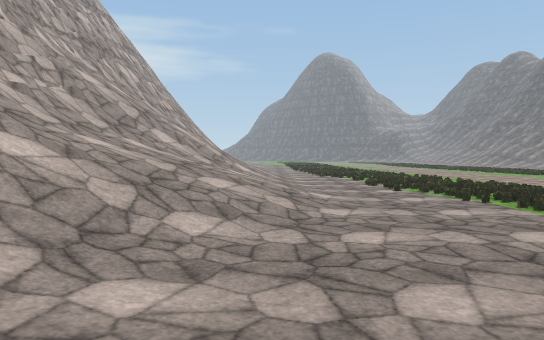
view 1 (above)

19 first-person views from a walk through a 3-D level made in the Unity game engine. The camera is 1.4 m above the floor, tilts 2° down and sees 70° across. The floor is counted in squares, 2 m on a side. Each view is taken from the middle of a square. On the plan, view 1 faces up. The plan holds only what a view shows up to about 11 squares ahead; the rest is blank. The place goes on beyond the plan. The player character is not drawn. Some surface patterns are stand-ins.

view 2
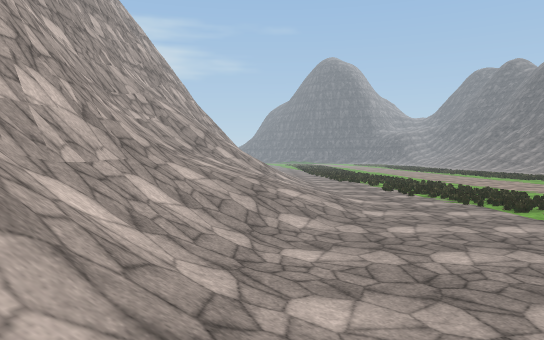

view 3
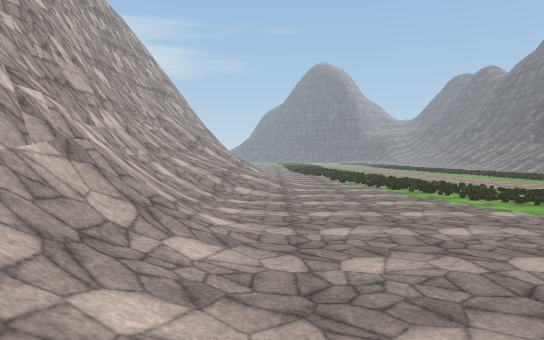

view 4
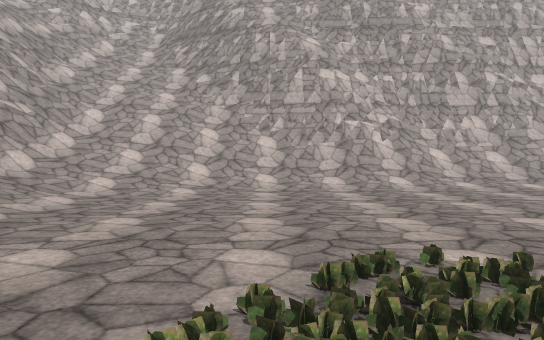

view 5
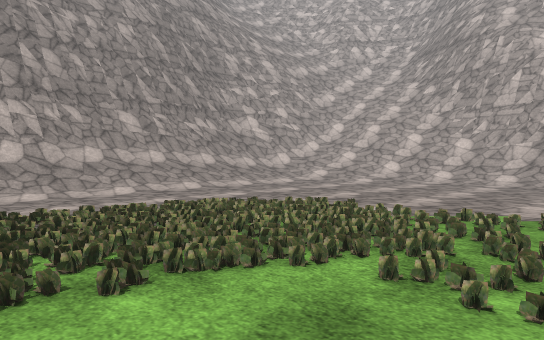

view 6
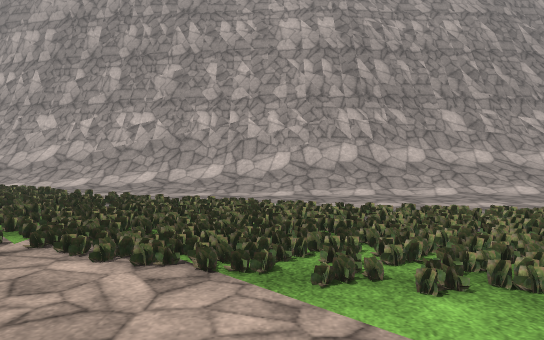

view 7
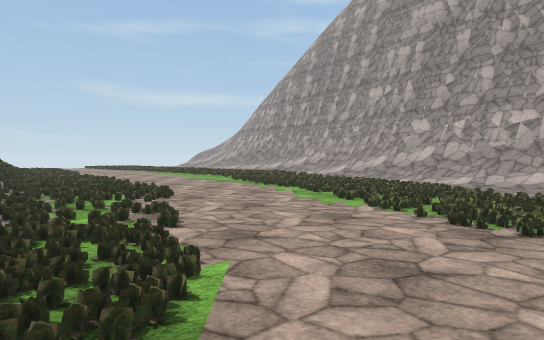

view 8
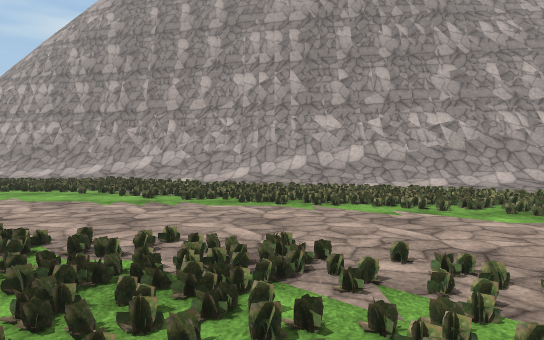

view 9
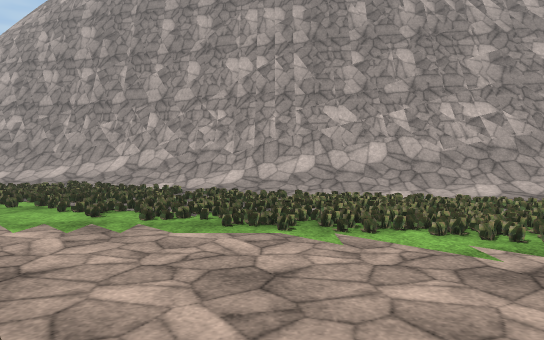

view 10
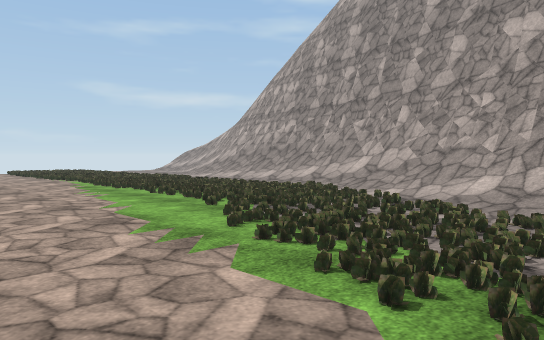

view 11
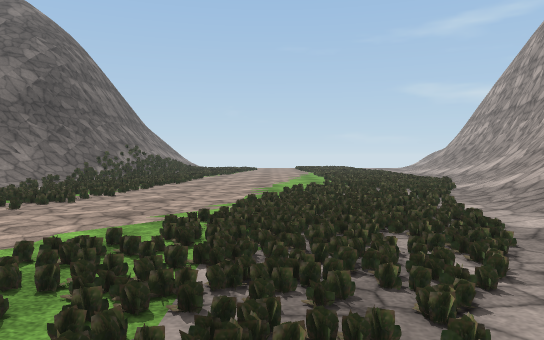

view 12
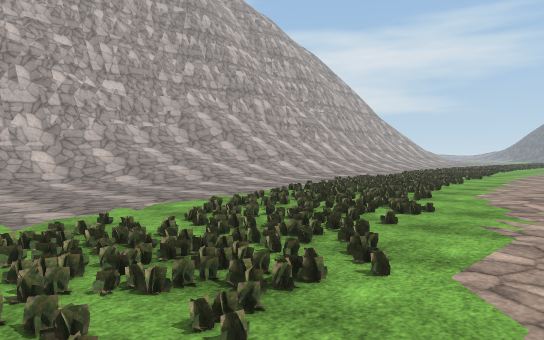

view 13
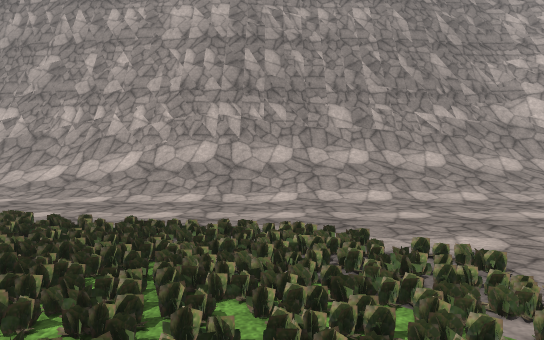

view 14
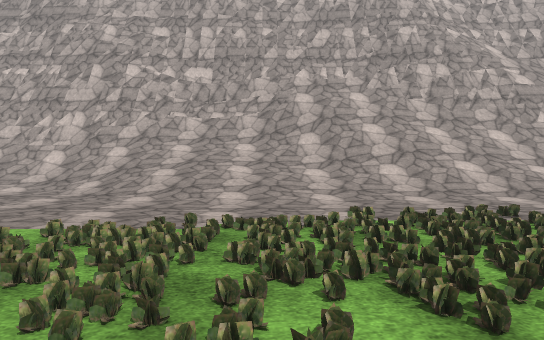

view 15
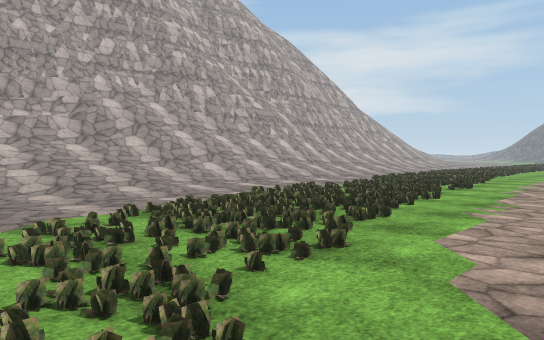

view 16
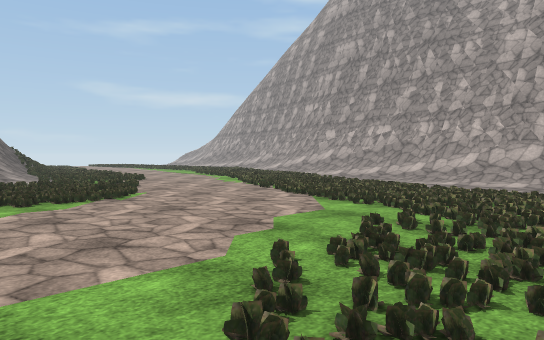

view 17
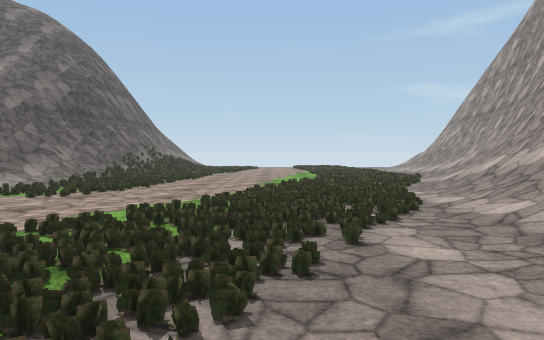

view 18
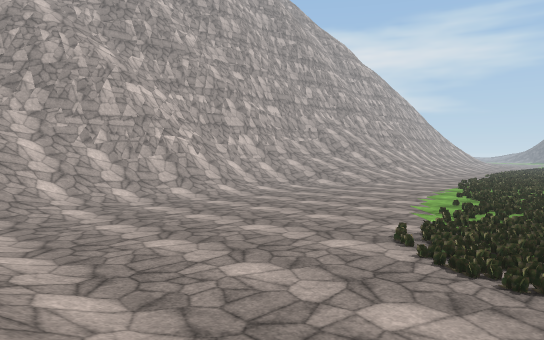

view 19
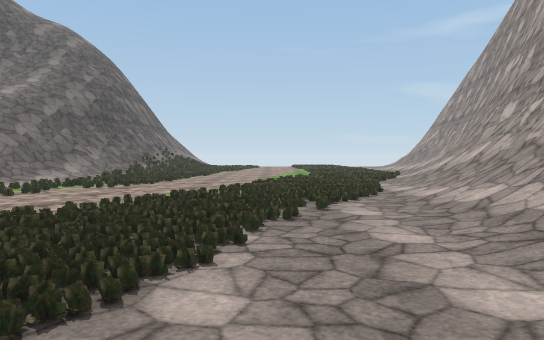

### Floor plan
Key: @ floor where view 1 was taken; # wall or solid block; . main floor; : floor 0.75 m higher than the main floor; + floor 1.5 m higher than the main floor; / step, stairs or slope; = window, fence, low wall or low ledge.
Columns run from 5 left of view 1 to 23 right of it. Each row starts with its distance up from view 1.
 12  #=///..  ...
 11 ##////..  ...
 10 ##///.... ...
  9 #////........
  8 #////........
  7 ##//:.........
  6  #//+.........
  5  #////........
  4  #///.........
  3  ##//..........
  2  ##/..............
  1   #/...............    ////##
  0   #//@...................////
 -1   #//......................//
 -2   ##/.....................
 -3   ##/.......................
 -4  ##//........................
 -5 ##///........................
 -6 #=////.......................
 -7   /////......................
 -8   ///////////////............
 -9   ///////////##///////....
-10   /=/=#=############/////..
-11   /#######       ########///.
-12      ##               ######/
-13                           ###

Positions as (right, up) in squares from view 1, and headings:
1: (0, 0), facing up
2: (-1, -2), facing up
3: (0, -6), facing up
4: (8, -4), facing left
5: (10, 0), facing down-left
6: (10, 0), facing down
7: (11, 1), facing down-right
8: (18, 0), facing down
9: (18, -2), facing down
10: (17, -4), facing down-right
11: (12, -6), facing right
12: (9, -1), facing up-left
13: (7, -1), facing down
14: (7, 7), facing left
15: (8, 3), facing up-left
16: (6, 3), facing down-right
17: (10, -6), facing right
18: (8, -8), facing up-left
19: (8, -6), facing right
